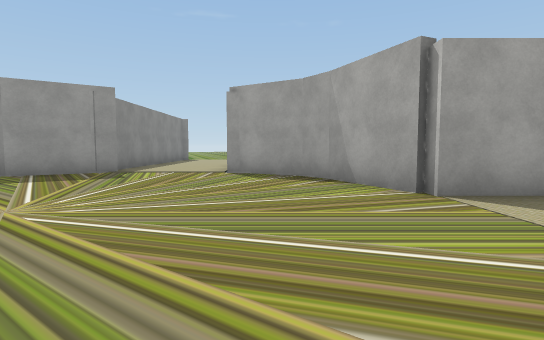
[1] (above)

12 first-person views from a walk through a scene from a Unity 3-D project. The camera is 1.2 m above the floor, tilts 4° down and sees 80° across. The floor is counted in squares, 2 m on a side. Each view is taken from the middle of a square. On the plan, view 1 faces up. The plan holds only what a view shows up to about 10 squares ahead; the rest is blank. The place goes on beyond the plan. The player character is not drawn. Some surface patterns are stand-ins.

[2]
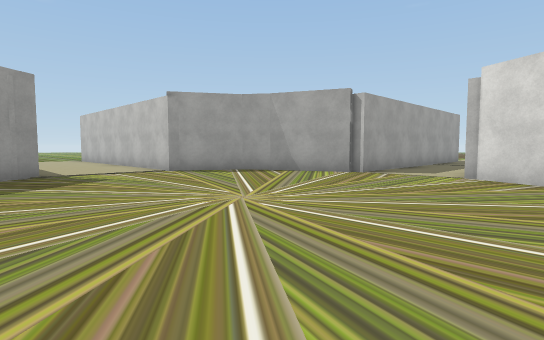

[3]
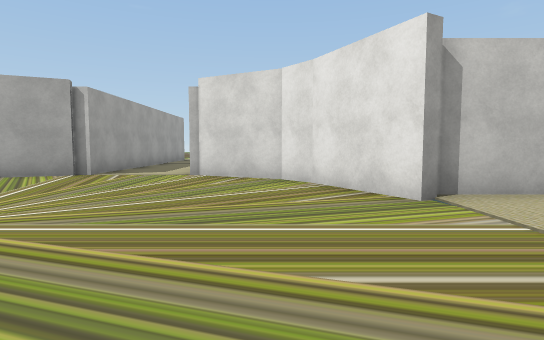

[4]
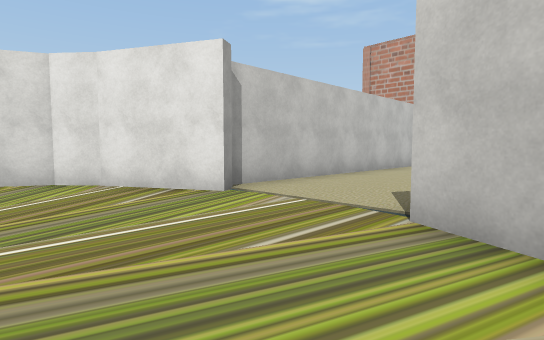

[5]
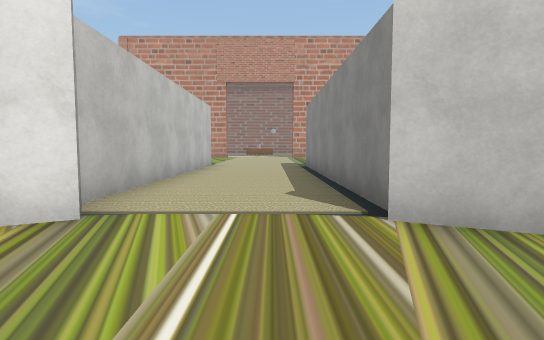

[6]
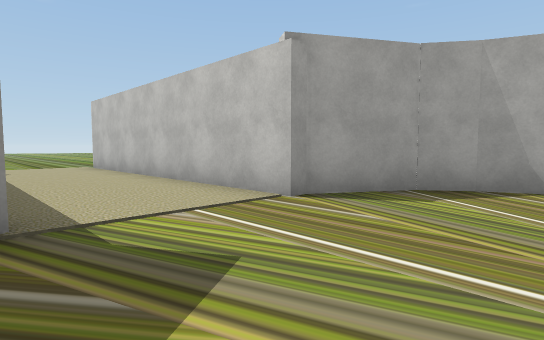

[7]
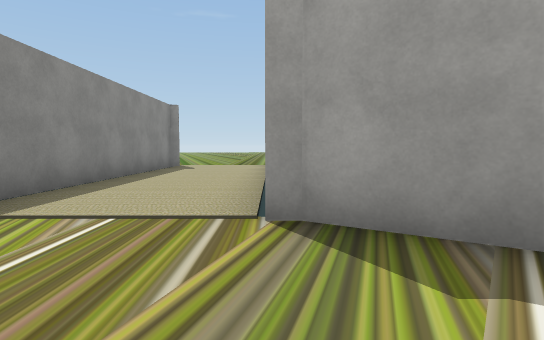

[8]
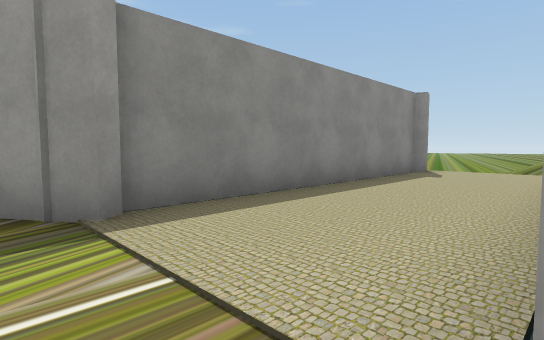

[9]
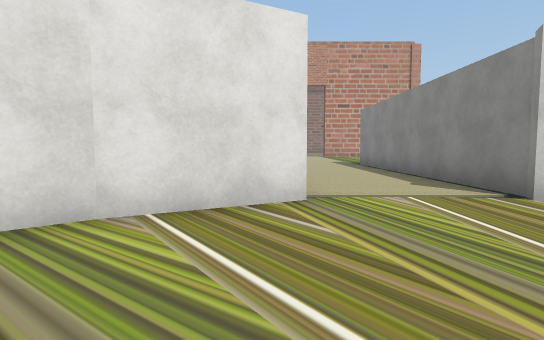

[10]
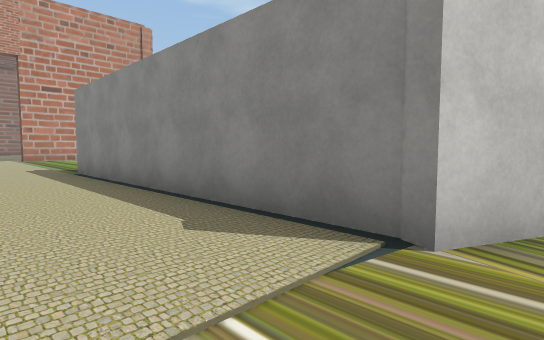

[11]
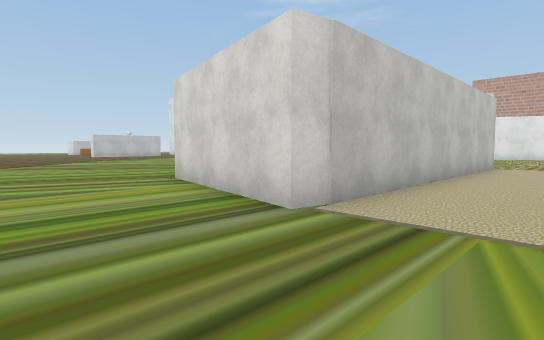

[12]
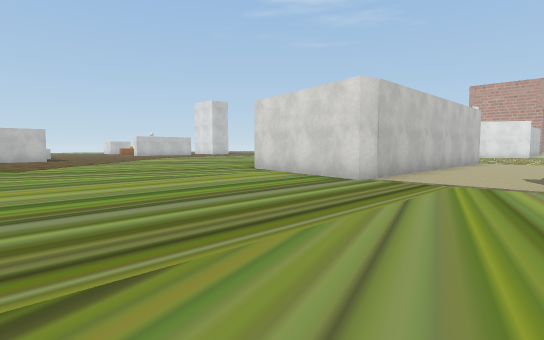

### Floor plan
Points are (right, up) in squares from view 1. A wall is a line through its corners. A room is listed if a view was taken in it or the views show most of it. See-through windows are left out.
Room 1 (views 1, 2, 3, 4, 5, 6, 7, 8, 9, 10)
walls: (2, 3.9) (2, 4.4); (2, 3.9) (1.1, 6.2); (1.1, 6.1) (0.6, 6.8) (-0.8, 7.7); (0.4, -0.7) (1.1, -0.1) (2, 1.6); (-1.1, 7.6) (-1.1, 15.2); (-1.4, -1.7) (0.6, -0.6); (-4.9, -1.2) (-3.9, -1.6); (-4.1, -1.9) (-4.1, -8.5); (-3.9, 8.1) (-3.7, 7.8) (-5.6, 6.6); (-1.1, -8.5) (-1.1, -2); (-4.1, 15) (-4.1, 8.1)
ways out: opening at (-2.5, 15) to room 2; opening at (1, 2.5) to room 2
Room 2 (views 11, 12)
walls: (5.3, 3.9) (2, 3.9); (-1.1, 15.1) (-0.9, 15.7) (2.9, 14.8); (-4, 15.6) (-3.8, 15)
ways out: opening at (-2.5, 15) to room 1; opening at (1, 2.5) to room 1

Where each view was taken, in squares from view 1:
view 1: 0 up, 0 right, facing up
view 2: 0 up, 5 left, facing up-right
view 3: 0 up, 5 left, facing right
view 4: 1 up, 5 left, facing down-right
view 5: 1 up, 3 left, facing down
view 6: 5 up, 4 left, facing up-right
view 7: 5 up, 1 left, facing up
view 8: 7 up, 1 left, facing up-left
view 9: 2 up, 1 left, facing down
view 10: 1 down, 2 left, facing down-left
view 11: 18 up, 3 left, facing down-right
view 12: 21 up, 4 left, facing down-right
